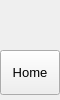
        <widget class="QFrame" name="leftMenuBg">
         <property name="minimumSize">
          <size>
           <width>60</width>
           <height>0</height>
          </size>
         </property>
         <property name="maximumSize">
          <size>
           <width>60</width>
           <height>16777215</height>
          </size>
         </property>
         <property name="frameShape">
          <enum>QFrame::NoFrame</enum>
         </property>
         <property name="frameShadow">
          <enum>QFrame::Raised</enum>
         </property>
         <layout class="QVBoxLayout" name="verticalLayout_3">
          <property name="spacing">
           <number>0</number>
          </property>
          <property name="leftMargin">
           <number>0</number>
          </property>
          <property name="topMargin">
           <number>0</number>
          </property>
          <property name="rightMargin">
           <number>0</number>
          </property>
          <property name="bottomMargin">
           <number>0</number>
          </property>
          <item>
           <widget class="QFrame" name="topLogoInfo">
            <property name="minimumSize">
             <size>
              <width>0</width>
              <height>50</height>
             </size>
            </property>
            <property name="maximumSize">
             <size>
              <width>16777215</width>
              <height>50</height>
             </size>
            </property>
            <property name="frameShape">
             <enum>QFrame::NoFrame</enum>
            </property>
            <property name="frameShadow">
             <enum>QFrame::Raised</enum>
            </property>
            <widget class="QFrame" name="topLogo">
             <property name="geometry">
              <rect>
               <x>10</x>
               <y>5</y>
               <width>42</width>
               <height>42</height>
              </rect>
             </property>
             <property name="minimumSize">
              <size>
               <width>42</width>
               <height>42</height>
              </size>
             </property>
             <property name="maximumSize">
              <size>
               <width>42</width>
               <height>42</height>
              </size>
             </property>
             <property name="frameShape">
              <enum>QFrame::NoFrame</enum>
             </property>
             <property name="frameShadow">
              <enum>QFrame::Raised</enum>
             </property>
            </widget>
            <widget class="QLabel" name="titleLeftApp">
             <property name="geometry">
              <rect>
               <x>70</x>
               <y>8</y>
               <width>160</width>
               <height>20</height>
              </rect>
             </property>
             <property name="font">
              <font>
               <family>Segoe UI Semibold</family>
               <pointsize>12</pointsize>
               <weight>7</weight>
               <italic>false</italic>
               <bold>false</bold>
              </font>
             </property>
             <property name="text">
              <string>PyDracula</string>
             </property>
             <property name="alignment">
              <set>Qt::AlignLeading|Qt::AlignLeft|Qt::AlignTop</set>
             </property>
            </widget>
            <widget class="QLabel" name="titleLeftDescription">
             <property name="geometry">
              <rect>
               <x>70</x>
               <y>27</y>
               <width>160</width>
               <height>16</height>
              </rect>
             </property>
             <property name="maximumSize">
              <size>
               <width>16777215</width>
               <height>16</height>
              </size>
             </property>
             <property name="font">
              <font>
               <family>Segoe UI</family>
               <pointsize>8</pointsize>
               <weight>50</weight>
               <italic>false</italic>
               <bold>false</bold>
              </font>
             </property>
             <property name="text">
              <string>Modern GUI / Flat Style</string>
             </property>
             <property name="alignment">
              <set>Qt::AlignLeading|Qt::AlignLeft|Qt::AlignTop</set>
             </property>
            </widget>
           </widget>
          </item>
          <item>
           <widget class="QFrame" name="leftMenuFrame">
            <property name="frameShape">
             <enum>QFrame::NoFrame</enum>
            </property>
            <property name="frameShadow">
             <enum>QFrame::Raised</enum>
            </property>
            <layout class="QVBoxLayout" name="verticalMenuLayout">
             <property name="spacing">
              <number>0</number>
             </property>
             <property name="leftMargin">
              <number>0</number>
             </property>
             <property name="topMargin">
              <number>0</number>
             </property>
             <property name="rightMargin">
              <number>0</number>
             </property>
             <property name="bottomMargin">
              <number>0</number>
             </property>
             <item alignment="Qt::AlignTop">
              <widget class="QFrame" name="topMenu">
               <property name="frameShape">
                <enum>QFrame::NoFrame</enum>
               </property>
               <property name="frameShadow">
                <enum>QFrame::Raised</enum>
               </property>
               <layout class="QVBoxLayout" name="verticalLayout_8">
                <property name="spacing">
                 <number>0</number>
                </property>
                <property name="leftMargin">
                 <number>0</number>
                </property>
                <property name="topMargin">
                 <number>0</number>
                </property>
                <property name="rightMargin">
                 <number>0</number>
                </property>
                <property name="bottomMargin">
                 <number>0</number>
                </property>
                <item>
                 <widget class="QPushButton" name="btn_home">
                  <property name="sizePolicy">
                   <sizepolicy hsizetype="Expanding" vsizetype="Fixed">
                    <horstretch>0</horstretch>
                    <verstretch>0</verstretch>
                   </sizepolicy>
                  </property>
                  <property name="minimumSize">
                   <size>
                    <width>0</width>
                    <height>45</height>
                   </size>
                  </property>
                  <property name="font">
                   <font>
                    <family>Segoe UI</family>
                    <pointsize>10</pointsize>
                    <weight>50</weight>
                    <italic>false</italic>
                    <bold>false</bold>
                   </font>
                  </property>
                  <property name="cursor">
                   <cursorShape>PointingHandCursor</cursorShape>
                  </property>
                  <property name="layoutDirection">
                   <enum>Qt::LeftToRight</enum>
                  </property>
                  <property name="styleSheet">
                   <string notr="true">background-image: url(:/icons/images/icons/cil-home.png);</string>
                  </property>
                  <property name="text">
                   <string>Home</string>
                  </property>
                 </widget>
                </item>
               </layout>
              </widget>
             </item>
            </layout>
           </widget>
          </item>
         </layout>
        </widget>
